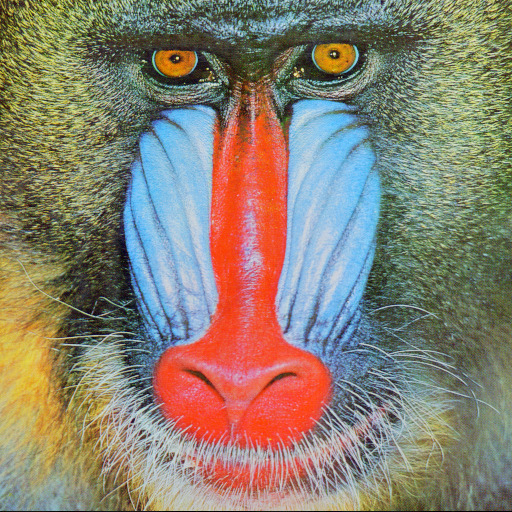
#> input picture assets/mono.jpeg, 512 x 512 px
$ python calculadora.py
#> lines starting #> are read from the running program, lines starting #| are printed output that depends on the picture
import matplotlib.pyplot as plt
import numpy as np
import cv2

imagen_1 = cv2.imread("./assets/mono.jpeg")
#> imagen_1 is the input picture: shape (512, 512, 3); mean B, G, R 113.1, 128.9, 137.4
imagen_2 = cv2.imread("./assets/bayas.jpeg")
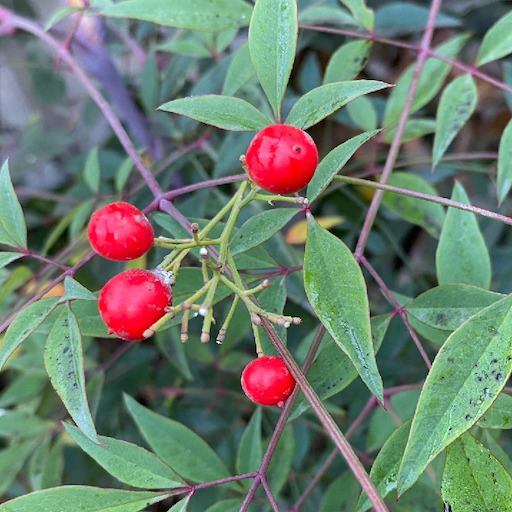
#> input picture assets/bayas.jpeg, 512 x 512 px
#> imagen_2 is the input picture: shape (512, 512, 3); mean B, G, R 109.9, 124.8, 107.4

compararImg1 = cv2.imread("./assets/compare1.png")
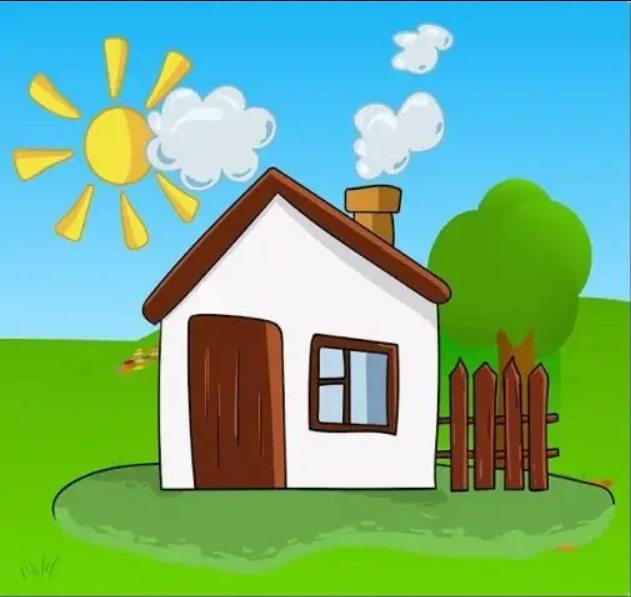
#> input picture assets/compare1.png, 631 x 597 px
#> compararImg1 is the input picture: shape (597, 631, 3); mean B, G, R 134.6, 178.3, 116.6
compararImg2 = cv2.imread("./assets/compare2.png")
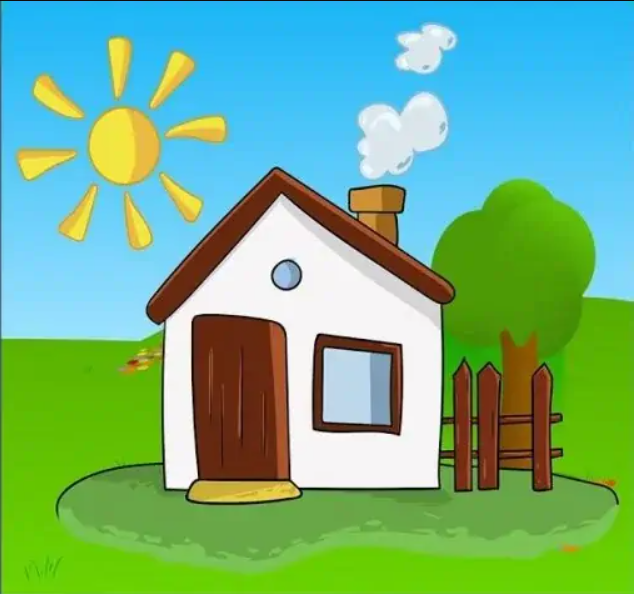
#> input picture assets/compare2.png, 634 x 594 px
#> compararImg2 is the input picture: shape (594, 634, 3); mean B, G, R 134.9, 178.2, 114.1

fig, ax = plt.subplots()
plt.subplots_adjust(bottom=0.25)

# [204 lines left out: functions mostrar, sumaImagenes, restaImagenes, imagenAlCuadrado, imagenRaizCuadrada, imagenRaizCubica and 7 more, not called in this run]

# [11 lines of commented-out code are left out]
